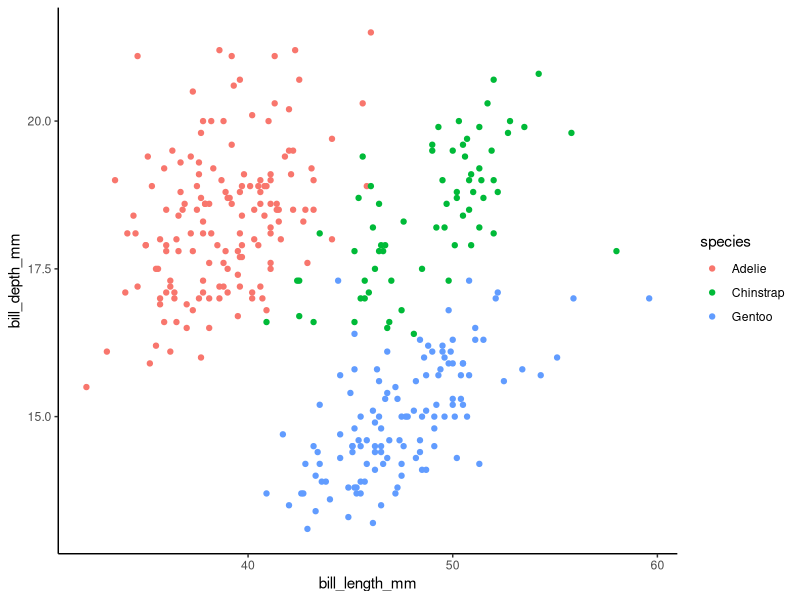
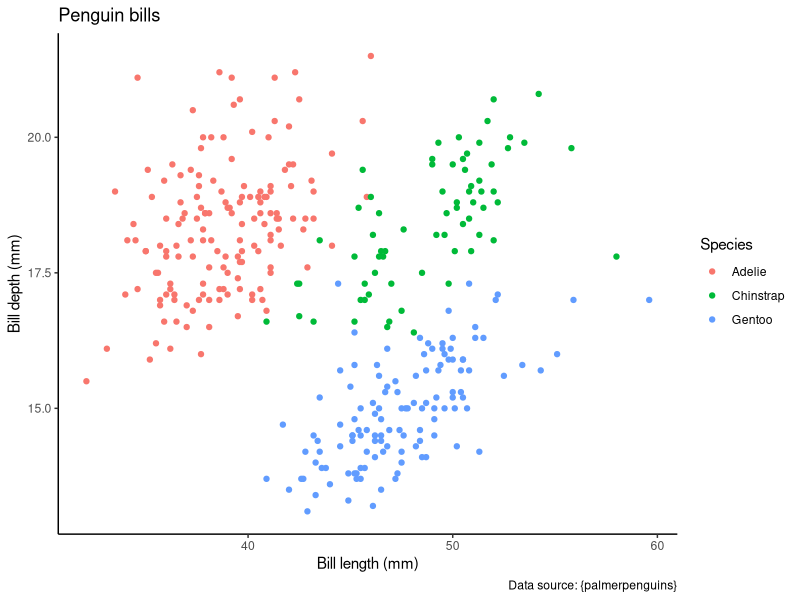

Source code (R) for these figures, in order:
## ---- chunk 1
#| echo: fenced
#| label: example-code-chunk
#| output: true
#| warning: false
#| code-line-numbers: true

library(tidyverse)
library(palmerpenguins)
data(penguins)
subset <- penguins |> filter(island == "Dream")

## ---- chunk 2
#| label: graph-with-theme
#| code-line-numbers: "4"
penguins |> 
  ggplot() +
  geom_point(aes(x = bill_length_mm, y = bill_depth_mm, col = species)) +
  theme_classic()
## ---- chunk 3
#| label: graph-with-labs
penguins |> 
  ggplot() +
  geom_point(aes(x = bill_length_mm, y = bill_depth_mm, col = species)) +
  theme_classic() +
  labs(x = "Bill length (mm)",
       y = "Bill depth (mm)",
       col = "Species",
       title = "Penguin bills",
       caption = "Data source: {palmerpenguins}")
  
